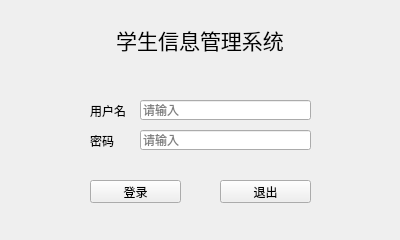
<?xml version="1.0" encoding="UTF-8"?>
<ui version="4.0">
 <class>Page_Login</class>
 <widget class="QWidget" name="Page_Login">
  <property name="geometry">
   <rect>
    <x>0</x>
    <y>0</y>
    <width>400</width>
    <height>240</height>
   </rect>
  </property>
  <property name="maximumSize">
   <size>
    <width>400</width>
    <height>240</height>
   </size>
  </property>
  <property name="windowTitle">
   <string>登录</string>
  </property>
  <property name="windowIcon">
   <iconset resource="res.qrc">
    <normaloff>:/login_icon.jpg</normaloff>:/login_icon.jpg</iconset>
  </property>
  <property name="toolTip">
   <string>这是登录窗口</string>
  </property>
  <property name="styleSheet">
   <string notr="true"/>
  </property>
  <widget class="QLabel" name="title">
   <property name="geometry">
    <rect>
     <x>0</x>
     <y>0</y>
     <width>400</width>
     <height>80</height>
    </rect>
   </property>
   <property name="minimumSize">
    <size>
     <width>0</width>
     <height>60</height>
    </size>
   </property>
   <property name="font">
    <font>
     <family>Microsoft YaHei UI</family>
     <pointsize>16</pointsize>
    </font>
   </property>
   <property name="styleSheet">
    <string notr="true"/>
   </property>
   <property name="text">
    <string>学生信息管理系统</string>
   </property>
   <property name="textFormat">
    <enum>Qt::AutoText</enum>
   </property>
   <property name="alignment">
    <set>Qt::AlignCenter</set>
   </property>
  </widget>
  <widget class="QWidget" name="login_box" native="true">
   <property name="geometry">
    <rect>
     <x>0</x>
     <y>160</y>
     <width>400</width>
     <height>80</height>
    </rect>
   </property>
   <widget class="QPushButton" name="btn_login">
    <property name="geometry">
     <rect>
      <x>90</x>
      <y>20</y>
      <width>91</width>
      <height>23</height>
     </rect>
    </property>
    <property name="styleSheet">
     <string notr="true"/>
    </property>
    <property name="text">
     <string>登录</string>
    </property>
   </widget>
   <widget class="QPushButton" name="btn_exit">
    <property name="geometry">
     <rect>
      <x>220</x>
      <y>20</y>
      <width>91</width>
      <height>23</height>
     </rect>
    </property>
    <property name="styleSheet">
     <string notr="true"/>
    </property>
    <property name="text">
     <string>退出</string>
    </property>
   </widget>
  </widget>
  <widget class="QWidget" name="user_box" native="true">
   <property name="geometry">
    <rect>
     <x>0</x>
     <y>80</y>
     <width>400</width>
     <height>80</height>
    </rect>
   </property>
   <widget class="QLineEdit" name="user1">
    <property name="geometry">
     <rect>
      <x>140</x>
      <y>20</y>
      <width>171</width>
      <height>20</height>
     </rect>
    </property>
    <property name="styleSheet">
     <string notr="true"/>
    </property>
    <property name="maxLength">
     <number>8</number>
    </property>
    <property name="placeholderText">
     <string>请输入</string>
    </property>
   </widget>
   <widget class="QLineEdit" name="key1">
    <property name="geometry">
     <rect>
      <x>140</x>
      <y>50</y>
      <width>171</width>
      <height>20</height>
     </rect>
    </property>
    <property name="styleSheet">
     <string notr="true"/>
    </property>
    <property name="maxLength">
     <number>8</number>
    </property>
    <property name="placeholderText">
     <string>请输入</string>
    </property>
   </widget>
   <widget class="QLabel" name="user">
    <property name="geometry">
     <rect>
      <x>90</x>
      <y>20</y>
      <width>50</width>
      <height>21</height>
     </rect>
    </property>
    <property name="styleSheet">
     <string notr="true"/>
    </property>
    <property name="text">
     <string>用户名</string>
    </property>
   </widget>
   <widget class="QLabel" name="key">
    <property name="geometry">
     <rect>
      <x>90</x>
      <y>50</y>
      <width>50</width>
      <height>21</height>
     </rect>
    </property>
    <property name="styleSheet">
     <string notr="true"/>
    </property>
    <property name="text">
     <string>密码</string>
    </property>
   </widget>
  </widget>
 </widget>
 <resources>
  <include location="res.qrc"/>
 </resources>
 <connections/>
</ui>
